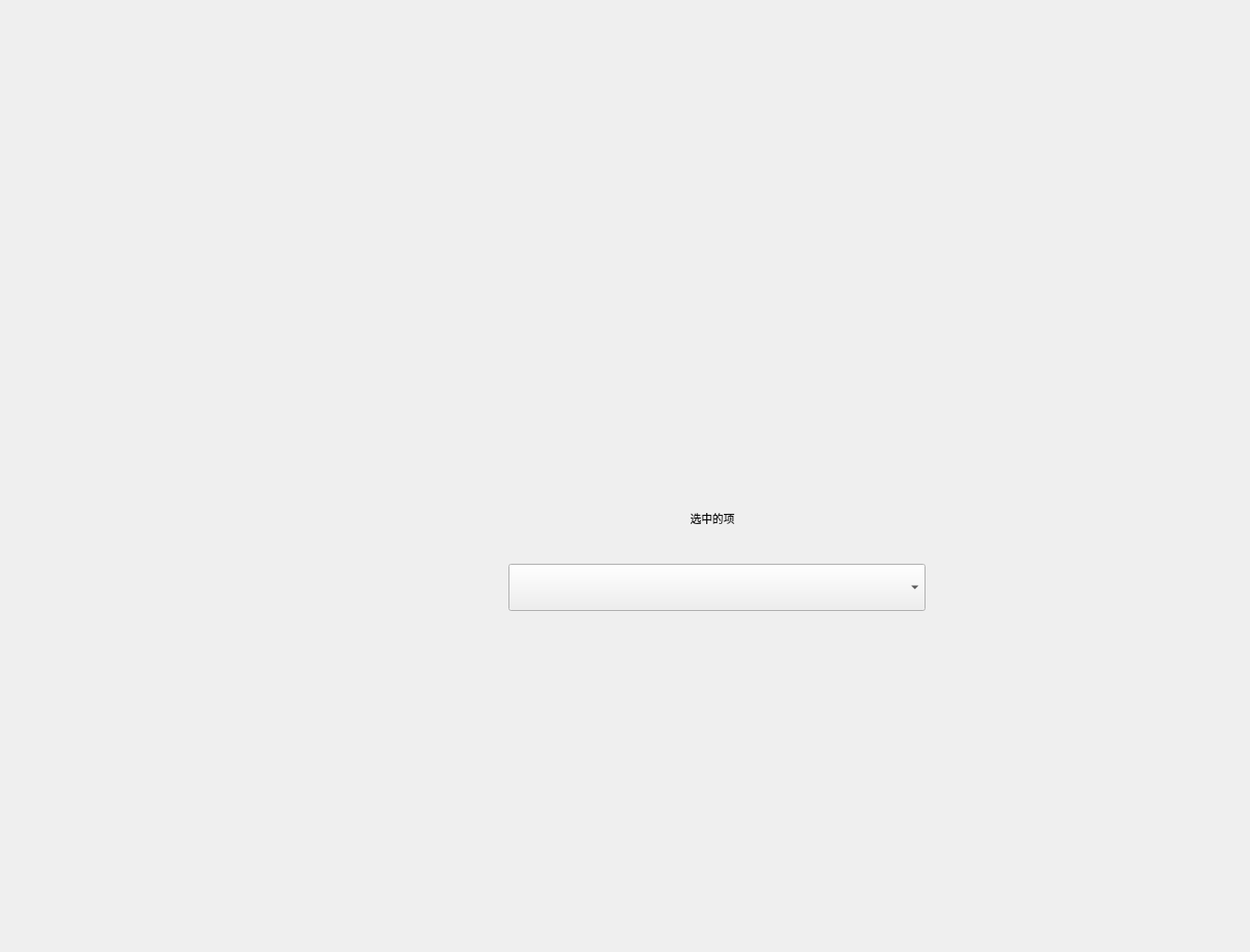
<?xml version="1.0" encoding="UTF-8"?>
<ui version="4.0">
 <class>Form</class>
 <widget class="QWidget" name="Form">
  <property name="geometry">
   <rect>
    <x>0</x>
    <y>0</y>
    <width>1352</width>
    <height>1030</height>
   </rect>
  </property>
  <property name="windowTitle">
   <string>Form</string>
  </property>
  <widget class="QComboBox" name="comboBox">
   <property name="geometry">
    <rect>
     <x>550</x>
     <y>610</y>
     <width>451</width>
     <height>51</height>
    </rect>
   </property>
   <property name="editable">
    <bool>false</bool>
   </property>
  </widget>
  <widget class="QLabel" name="label">
   <property name="geometry">
    <rect>
     <x>590</x>
     <y>540</y>
     <width>361</width>
     <height>41</height>
    </rect>
   </property>
   <property name="text">
    <string>选中的项</string>
   </property>
   <property name="alignment">
    <set>Qt::AlignCenter</set>
   </property>
  </widget>
 </widget>
 <resources/>
 <connections/>
</ui>
